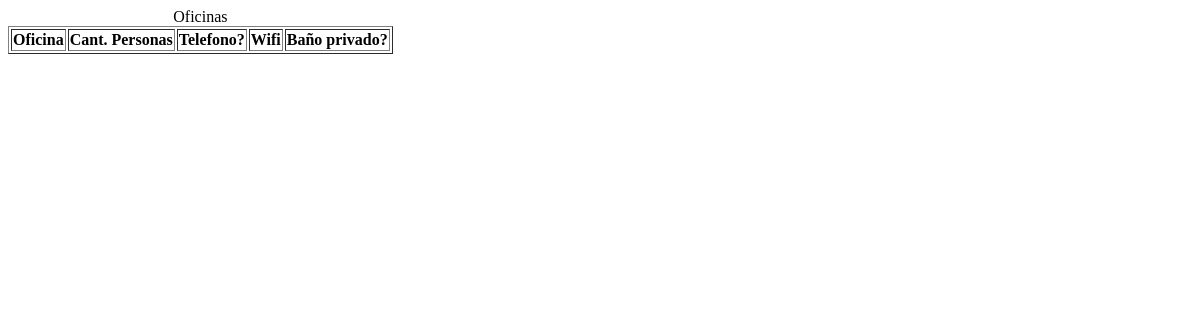
The app's page /renta/listado_oficina/, older data.
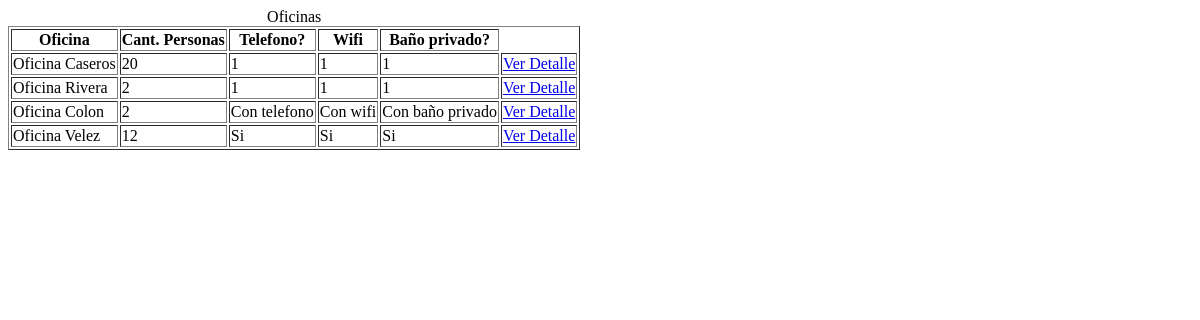
The same page, newer data.
### Renta/models.py (models this page shows, shortened)
class Oficina(models.Model):
    telefono_choice = (('Si','Si'),('No','No'))
    bañoprivado_choice=(('Si','Si'),('No','No'))
    wifi_choice=(('Si','Si'),('No','No'))
    nombre = models.CharField(max_length=200)
    codigo_interno = models.CharField(max_length=100)
    persona_encargada = models.CharField(max_length=200)
    cantidad_personas = models.IntegerField()
    telefono = models.CharField(max_length =200,choices = telefono_choice,default="Si")
    baño_privado = models.Chtelefono = models.CharField(max_length =200,choices = bañoprivado_choice,default ="Si")
    wifi = models.Chtelefono = models.CharField(max_length =200,choices = wifi_choice,default = "Si")
    class Meta:
        verbose_name = "Oficina"

### Renta/views.py (the view)
# urls.py: path('listado_oficina/',OficinaListado.as_view(),name ="listado_oficina"),
class OficinaListado(ListView):
    model = Oficina
    template_name = 'listado_oficina.html'
    context_object_name = "oficinas"

### Renta/templates/listado_oficina.html
{% extends 'base.html' %} {% block content %}
<table border="1">
    <caption>Oficinas</caption>
    <tr>
        <th>Oficina</th>
        <th>Cant. Personas</th>
        <th>Telefono?</th>
        <th>Wifi</th>
        <th>Baño privado?</th>
    </tr>
    {% for oficina in oficinas %}
    <tr>
        <td>{{oficina.nombre}}</td>
        <td>{{oficina.cantidad_personas}}</td>
        <td>{{oficina.telefono}}</td>
        <td>{{oficina.wifi}}</td>
        <td>{{oficina.baño_privado}}</td>
        <td>
            <a href="{% url 'detalle_oficina' oficina.id %}" class="btn btn-info">Ver Detalle</a>
        </td>
    </tr>
    {% endfor %}
</table>
{% endblock %}

### Renta/templates/base.html (shortened to what this page needs)
<!DOCTYPE html>
<html lang="en">
<head>
</head>
<body>
    {% block content %} {% endblock %}
</body>
</html>

Row changes from the older to the newer data that the page shows:
added Oficina: nombre "Oficina Caseros", cantidad_personas "20", telefono "1", wifi "1", baño_privado "1"
added Oficina: nombre "Oficina Rivera", cantidad_personas "2", telefono "1", wifi "1", baño_privado "1"
added Oficina: nombre "Oficina Colon", cantidad_personas "2", telefono "Con telefono", wifi "Con wifi", baño_privado "Con baño privado"
added Oficina: nombre "Oficina Velez", cantidad_personas "12", telefono "Si", wifi "Si", baño_privado "Si"
